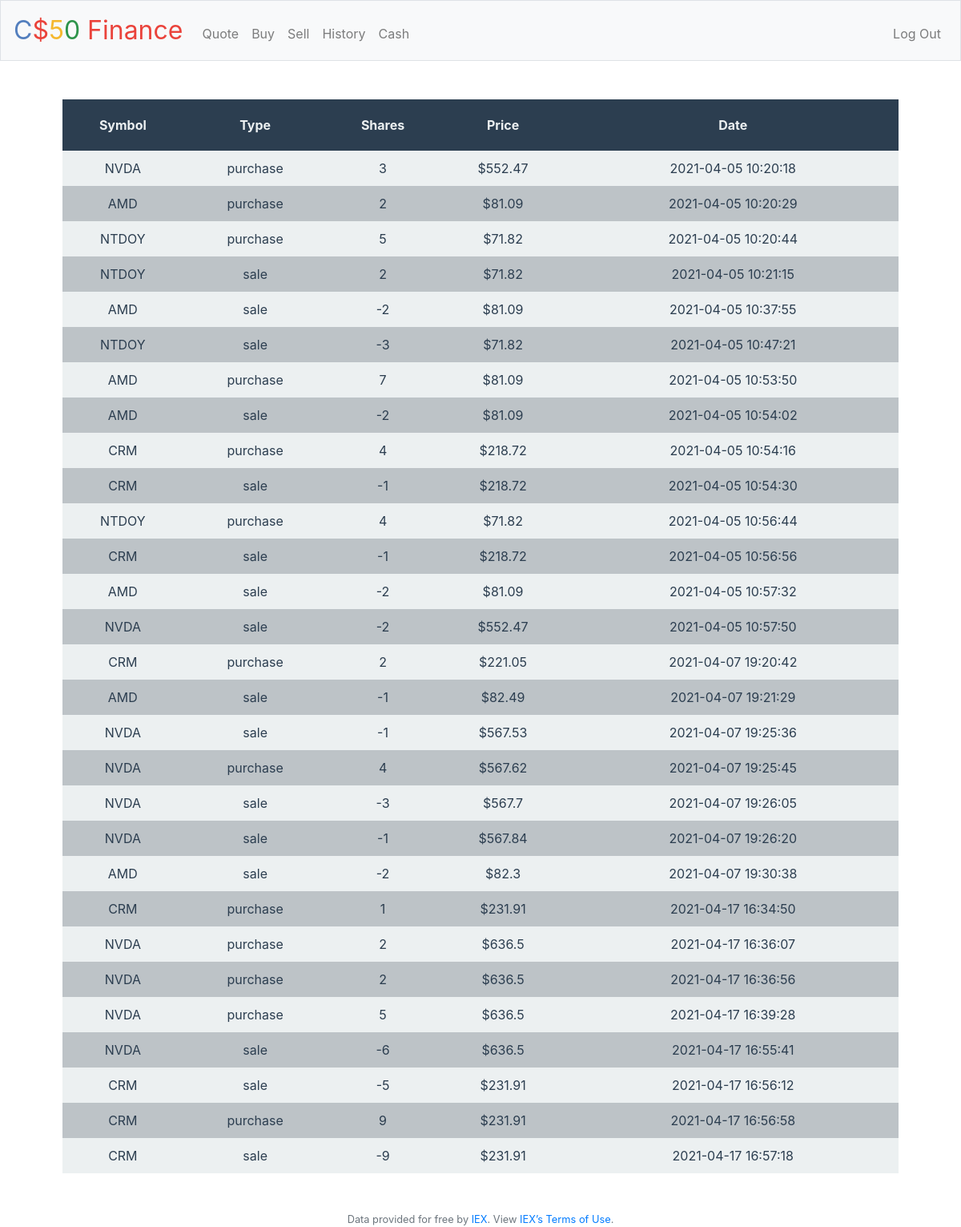
Page /history (signed in) on the earlier database version.
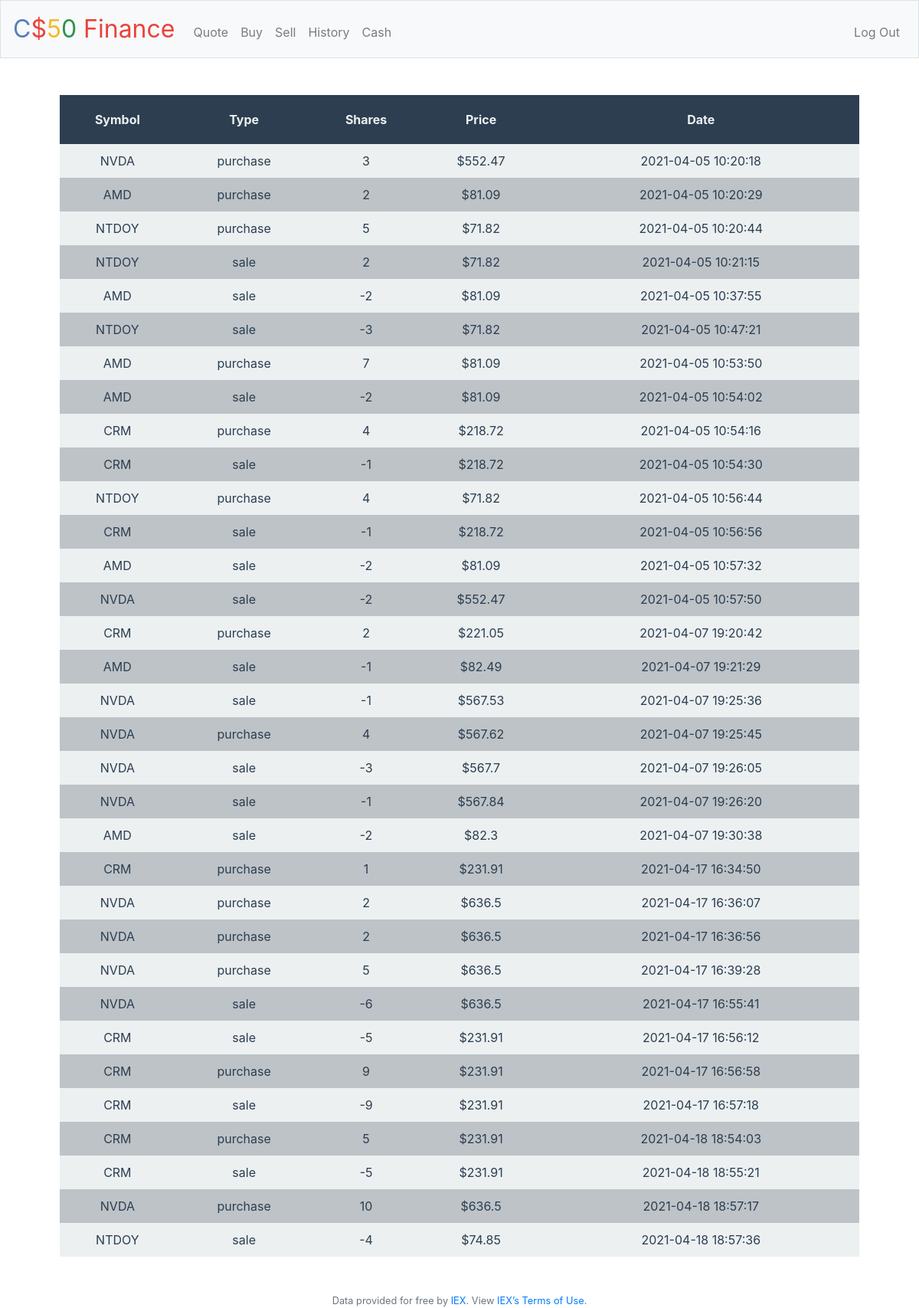
Same page on the later database version.
### tables this page shows
CREATE TABLE transactions_history (id INTEGER NOT NULL, id_symbol INTEGER, id_user INTEGER, id_transaction_type INTEGER, shares INTEGER, unit_value NUMERIC NOT NULL, transaction_dt DATE, PRIMARY KEY(id));

CREATE TABLE symbols (id INTEGER NOT NULL, symbol TEXT NOT NULL, PRIMARY KEY(id));

CREATE TABLE transactions_type (id INTEGER NOT NULL, transaction_type TEXT NOT NULL, PRIMARY KEY(id));

### application.py (the view)
@app.route("/history")
@login_required
def history():
    transaction_list = db.execute("SELECT * FROM transactions_history WHERE id_user = ?", session["user_id"])
    row_counter = 0
    def add_data_transaction_list(transaction_dict):
        get_symbol_label = db.execute("SELECT symbol FROM symbols WHERE id = ?", transaction_dict["id_symbol"])
        transaction_dict["label_symbol"] = get_symbol_label[0]["symbol"]
        get_transaction_type = db.execute("SELECT transaction_type FROM transactions_type WHERE id = ?", transaction_dict["id_transaction_type"])
        transaction_dict["transaction_type"] = get_transaction_type[0]["transaction_type"]
    for dict in transaction_list:
        add_data_transaction_list(dict)
        row_counter += 1
        row_even_odd = row_counter % 2
        print(row_counter)
        print(row_even_odd)
        if row_even_odd == 1:
            dict["row_style"] = "row-style-1"
        else:
            dict["row_style"] = "row-style-2"
    return render_template("history.html", transaction_list=transaction_list)

### application.py (called while the page is built)
@app.after_request
def after_request(response):
    response.headers["Cache-Control"] = "no-cache, no-store, must-revalidate"
    response.headers["Expires"] = 0
    response.headers["Pragma"] = "no-cache"
    return response

### helpers.py (called while the page is built)
def login_required(f):
    @wraps(f)
    def decorated_function(*args, **kwargs):
        if session.get("user_id") is None:
            return redirect("/login")
        return f(*args, **kwargs)
    return decorated_function

### templates/history.html (shortened to what this page needs)
{% extends "layout.html" %}
{% block main %}
    <table>
        <tr class="table-header">
            <th>Symbol</th>
            <th>Type</th>
            <th>Shares</th>
            <th>Price</th>
            <th>Date</th>
        </tr>
        {% for dict in transaction_list %}
        <tr class="table-row {{dict.row_style}}">
            <td>{{dict.label_symbol}}</td>
            <td>{{dict.transaction_type}}</td>
            <td>{{dict.shares}}</td>
            <td>${{dict.unit_value}}</td>
            <td>{{dict.transaction_dt}}</td>
        </tr>
        {% endfor %}
    </table>
{% endblock %}

### templates/layout.html (shortened to what this page needs)
<!DOCTYPE html>
<html lang="en">
    <head>
        <link rel="stylesheet" href="https://cdn.jsdelivr.net/npm/bootstrap@4.5.3/dist/css/bootstrap.min.css">
        <link href="/static/styles.css" rel="stylesheet">
    </head>
    <body>
        <nav class="navbar navbar-expand-md navbar-light bg-light border">
            <a class="navbar-brand" href="/"><span class="blue">C</span><span class="red">$</span><span class="yellow">5</span><span class="green">0</span> <span class="red">Finance</span></a>
            <div class="collapse navbar-collapse" id="navbar">
                {% if session.user_id %}
                    <ul class="navbar-nav mr-auto mt-2">
                        <li class="nav-item"><a class="nav-link" href="/quote">Quote</a></li>
                        <li class="nav-item"><a class="nav-link" href="/buy">Buy</a></li>
                        <li class="nav-item"><a class="nav-link" href="/sell">Sell</a></li>
                        <li class="nav-item"><a class="nav-link" href="/history">History</a></li>
                        <li class="nav-item"><a class="nav-link" href="/cash">Cash</a></li>
                    </ul>
                    <ul class="navbar-nav ml-auto mt-2">
                        <li class="nav-item"><a class="nav-link" href="/logout">Log Out</a></li>
                    </ul>
                {% else %}
                    <ul class="navbar-nav ml-auto mt-2">
                        <li class="nav-item"><a class="nav-link" href="/register">Register</a></li>
                        <li class="nav-item"><a class="nav-link" href="/login">Log In</a></li>
                    </ul>
                {% endif %}
            </div>
        </nav>
        <main class="container p-5">
            {% block main %}{% endblock %}
        </main>
        <footer class="small text-center text-muted">
            Data provided for free by <a href="https://iextrading.com/developer">IEX</a>. View <a href="https://iextrading.com/api-exhibit-a/">IEX’s Terms of Use</a>.
        </footer>
    </body>
</html>

### static/styles.css (style rules this page uses)
nav .navbar-brand { font-size: xx-large; }
nav .navbar-brand .blue { color: #537fbe; }
nav .navbar-brand .red { color: #ea433b; }
nav .navbar-brand .yellow { color: #f5b82e; }
nav .navbar-brand .green { color: #2e944b; }
main { overflow-x: auto; text-align: center; }
table { width:100%; }
.table-header { background-color:#2c3e50; color:#ecf0f1; }
.table-header th { padding: 20px 0 !important; }
.table-row td { padding:10px 0 !important; color:#2c3e50; }
.row-style-1 { background-color:#ecf0f1; }
.row-style-2 { background-color:#bdc3c7; }

Differences in the rows shown:
added transactions_history: label_symbol "CRM", transaction_type "purchase", shares "5", unit_value "231.91", transaction_dt "2021-04-18 18:54:03"
added transactions_history: label_symbol "CRM", transaction_type "sale", shares "-5", unit_value "231.91", transaction_dt "2021-04-18 18:55:21"
added transactions_history: label_symbol "NVDA", transaction_type "purchase", shares "10", unit_value "636.5", transaction_dt "2021-04-18 18:57:17"
added transactions_history: label_symbol "NTDOY", transaction_type "sale", shares "-4", unit_value "74.85", transaction_dt "2021-04-18 18:57:36"
